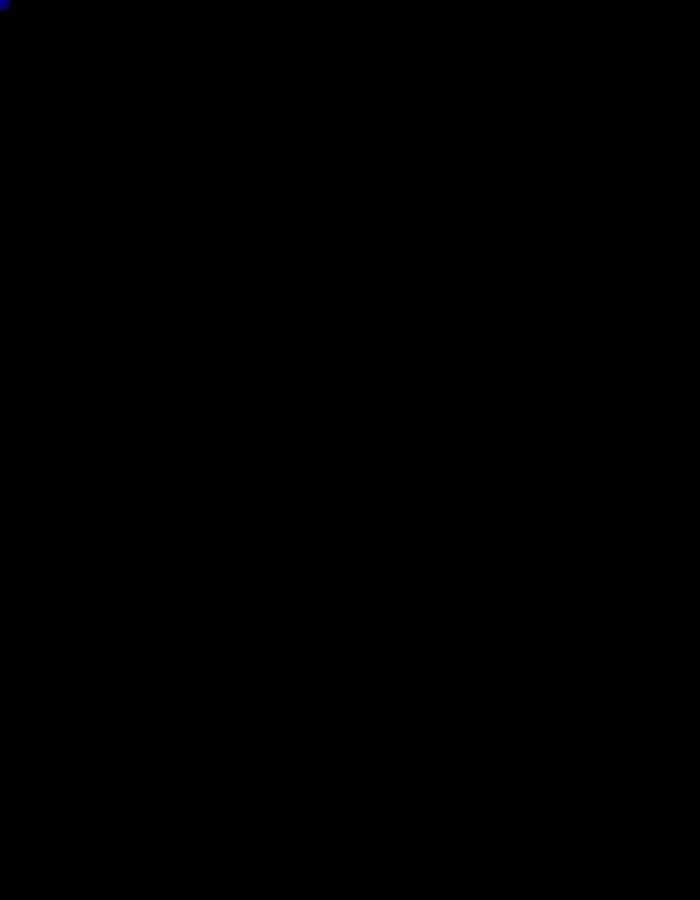
Frame 1 (no input)
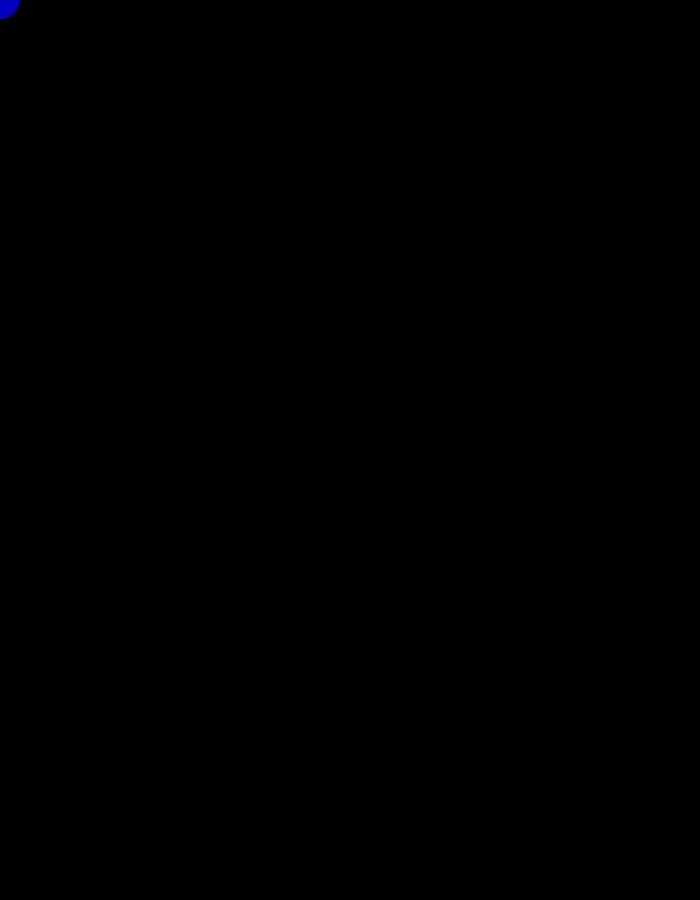
Frame 60 (the mouse pressed at the canvas centre just before this capture)
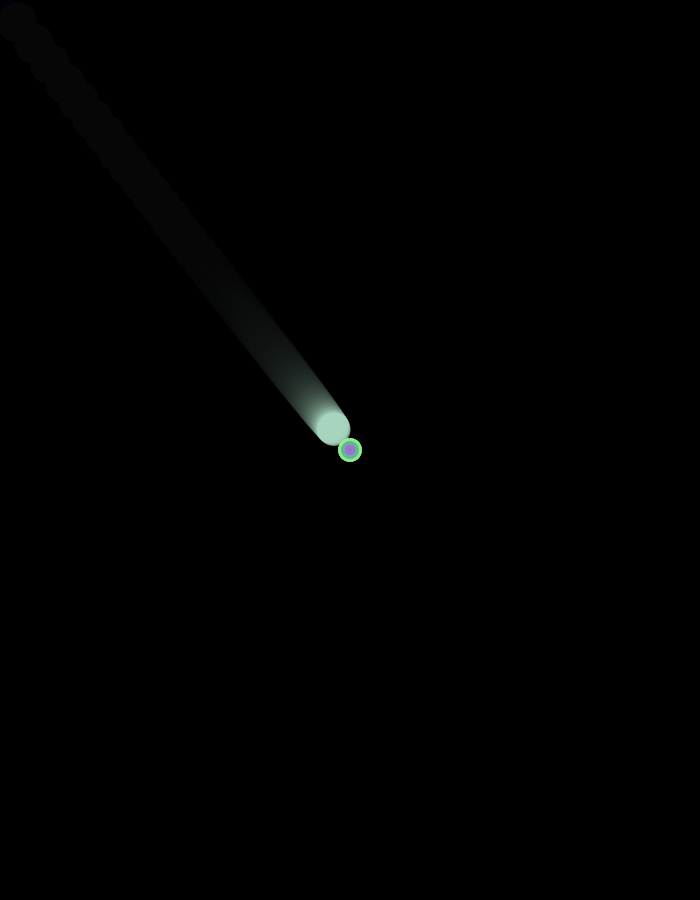
Frame 120 (the mouse held since frame 60 and released just before this capture)

The Processing sketch that drew these frames (run headless with seeded random() and noise(); from frame 60 on, the mouse is pressed at the canvas centre):

// Processing sketch: Easing_lizzie_remix_2_many_dots
// ── Easing_lizzie_remix_2_many_dots.pde
ArrayList<Follower> followers;
float x, y;
float easing = 0.05;

void setup() {
  size(700, 900);
  noStroke();
  background(0);
  followers = new ArrayList<Follower>();
}

void draw() {
  // soft trails
  fill(0, 20);
  rect(0, 0, width, height);
  
  // main ball follows the mouse smoothly
  float dx = mouseX - x;
  x += dx * easing;
  float dy = mouseY - y;
  y += dy * easing;
  
  // breathing size
  float size = sin(frameCount * 0.02) * 20 + 20;
  
  // main ball color shifts with mouse position
  fill(mouseX / 2, mouseY / 2, 200, 150);
  ellipse(x, y, size, size);
  
  // update and draw every follower
  for (Follower f : followers) {
    f.update();
    f.display();
  }
}

// when I CLICK, spawn 6 baby circles at the mouse position
void mousePressed() {
  for (int i = 0; i < 6; i++) {
    followers.add(new Follower(mouseX, mouseY));
  }
}


// Follower class
// a little circle that has its own position, color, size, and easing speed

 class Follower {
  float x, y;       // position
  float easing;     // its own follow speed
  float r, g, b;    // its own color
  float size;       // its own size
  
  // constructor: this runs when a new Follower is born
  Follower(float startX, float startY) {
    x = startX;
    y = startY;
    easing = random(0.01, 0.15);   // random follow speed
    r = random(100, 255);
    g = random(100, 255);
    b = random(100, 255);
    size = random(3, 27);
  }
  
  // move toward the mouse at my own easing speed
  void update() {
    float dx = mouseX - x;
    x += dx * easing;
    float dy = mouseY - y;
    y += dy * easing;
  }
  
  // draw me
  void display() {
    fill(r, g, b, 180);
    ellipse(x, y, size, size);
  }
}
